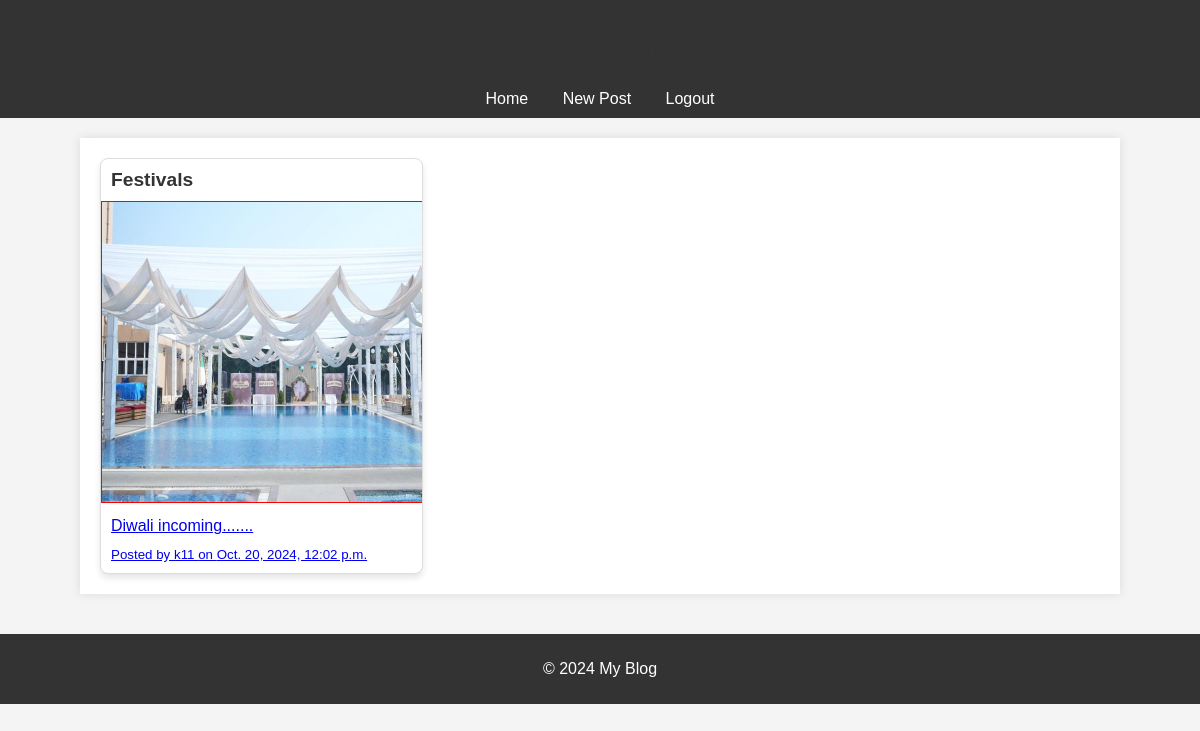
The app's page / (signed in) with its own data.
### main/models.py (models this page shows, shortened)
class Post(models.Model):
    title = models.CharField(max_length=100)
    content = models.TextField()
    video = models.FileField(upload_to='videos/', null=True, blank=True)
    created_at = models.DateTimeField(auto_now_add=True)
    author = models.ForeignKey(User, on_delete=models.CASCADE)
    image = models.ImageField(upload_to='post_images/', blank=True, null=True)

### main/views.py (the view)
# urls.py: 2. Add a URL to urlpatterns:  path('', views.home, name='home')
def home(request):
    posts = Post.objects.all()
    return render(request, 'home.html', {'posts': posts})

### epiphany/templates/home.html (shortened to what this page needs)
{% load static %}
<!DOCTYPE html>
<html>
<head>
    <link rel="stylesheet" type="text/css" href="{% static 'styles.css' %}">
</head>
<body>
    <header>
        <h1>My Blog</h1>
        <nav>
            <a href="{% url 'home' %}">Home</a>
            {% if user.is_authenticated %}
                <a href="{% url 'new_post' %}">New Post</a>
                <a href="{% url 'logout' %}">Logout</a>
            {% else %}
                <a href="{% url 'login' %}">Login</a>
                <a href="{% url 'signup' %}">Sign Up</a>
            {% endif %}
        </nav>
    </header>
    <main>
        <div class="post-grid">
            {% for post in posts %}
                <div class="post-item">
                    <h2>{{ post.title }}</h2>
                    <a href="{% url 'post_detail' post.id %}">
                        {% if post.image %}
                            <img src="{{ post.image.url }}" alt="{{ post.title }}" height="300px" width="500px">
                        {% endif %}
                        <p>{{ post.content|slice:":100" }}...</p>
                        <p><small>Posted by {{ post.author.username }} on {{ post.created_at }}</small></p>
                    </a>
                </div>
            {% endfor %}
        </div>
    </main>
    <footer>
        <p>&copy; 2024 My Blog</p>
    </footer>
</body>
</html>

### epiphany/static/styles.css (style rules this page uses)
body { font-family: Arial, sans-serif; background-color: #f4f4f4; color: #333; margin: 0; padding: 0; }
header { background-color: #333; color: #fff; padding: 10px 0; text-align: center; }
nav a { color: #fff; margin: 0 15px; text-decoration: none; }
main { margin: 20px auto; max-width: 1000px; padding: 20px; background-color: #fff; box-shadow: 0 0 10px rgba(0,0,0,0.1); }
h1, h2, h3 { color: #333; }
.post-grid { display: grid; grid-template-columns: repeat(auto-fill, minmax(250px, 1fr)); gap: 15px; }
.post-item { border: 1px solid #ddd; border-radius: 8px; overflow: hidden; background: #fff; box-shadow: 0 4px 6px rgba(0,0,0,0.1); transition: transform 0.3s ease, box-shadow 0.3s ease; }
.post-item img { max-width: 400px; max-height: 300px; object-fit: cover; border: 1px solid red; }
.post-item h2 { font-size: 1.2em; margin: 10px; }
.post-item p { margin: 10px; }
footer { text-align: center; margin-top: 40px; padding: 10px; background-color: #333; color: #fff; }

### records on screen
Post: title "Festivals", image (picture), content "Diwali incoming....", author.username "k11", created_at "Oct. 20, 2024, 12:02 p.m."
